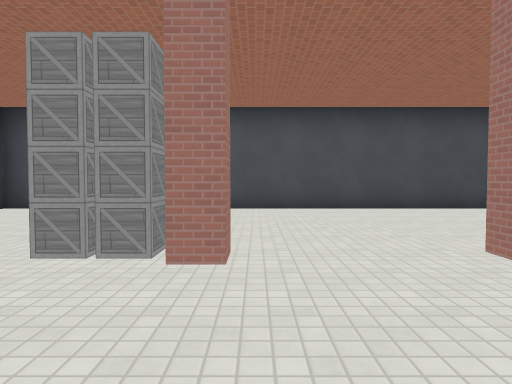
view 1 (above)

17 first-person views from a walk through a Godot game level. The camera is 1.4 m above the floor, tilts 2° down and sees 75° across. The floor is counted in squares, 2 m on a side. Each view is taken from the middle of a square. On the plan, view 1 faces up. The plan holds only what a view shows up to about 10 squares ahead; the rest is blank. The place goes on beyond the plan. Surface patterns are stand-ins for the level's own textures.

view 2
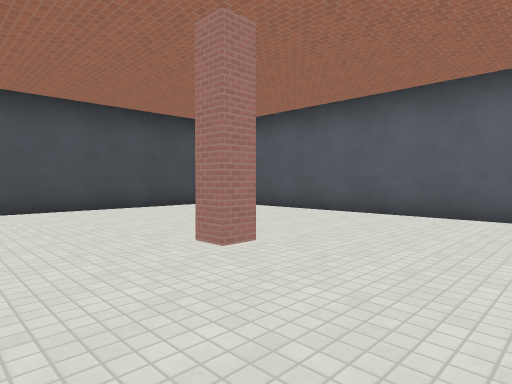

view 3
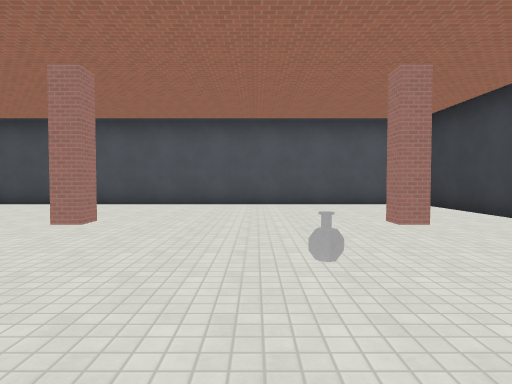

view 4
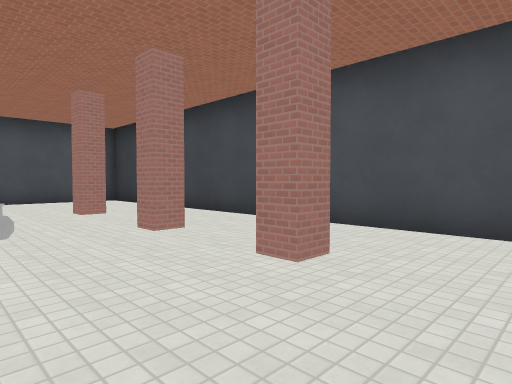

view 5
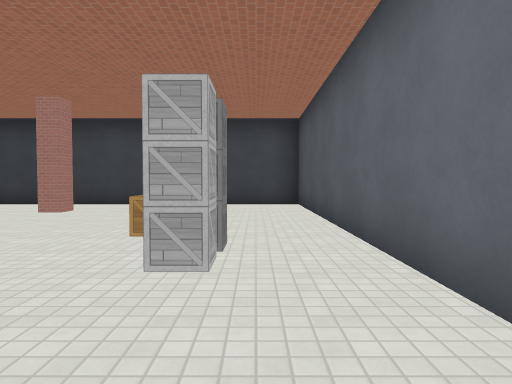

view 6
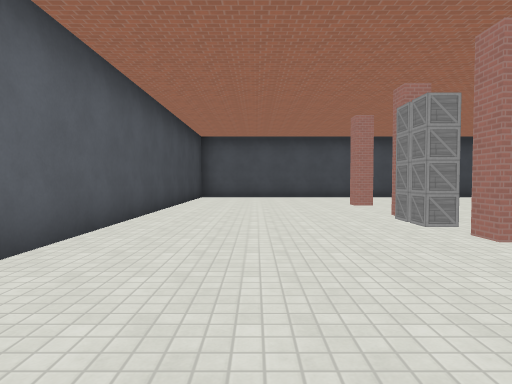

view 7
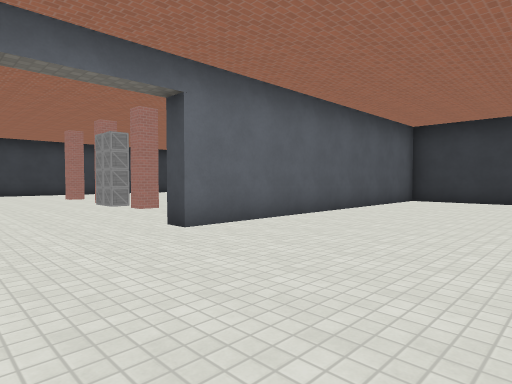

view 8
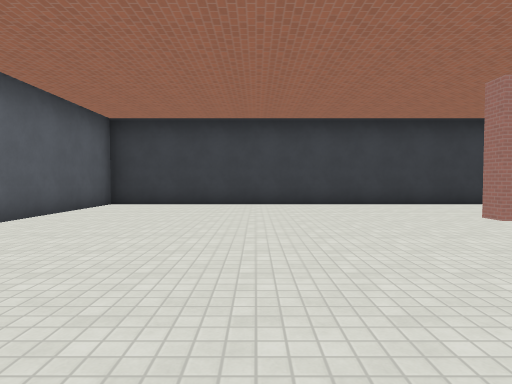

view 9
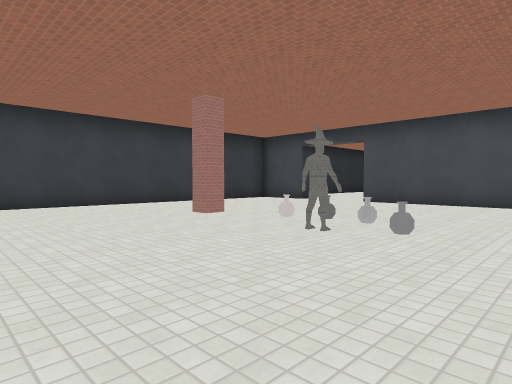

view 10
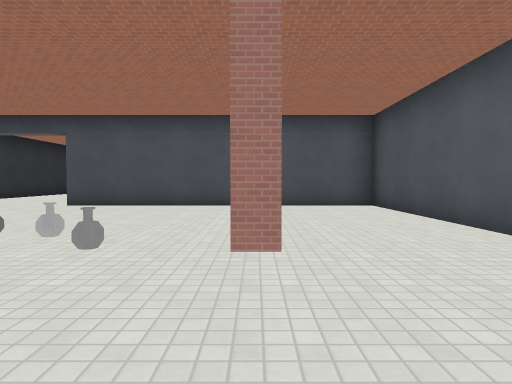

view 11
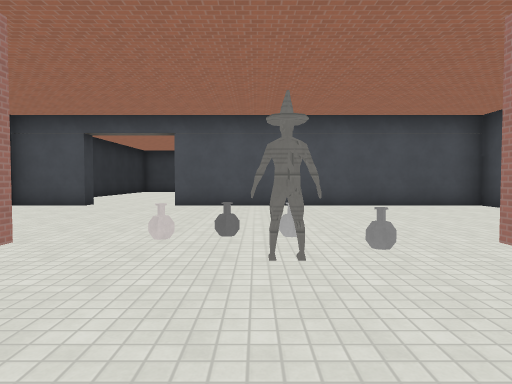

view 12
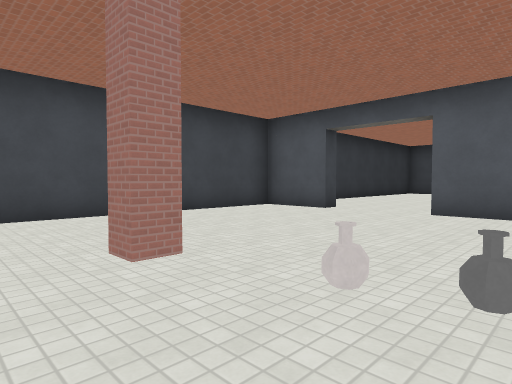

view 13
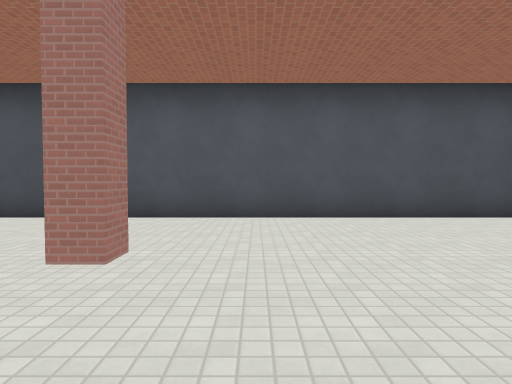

view 14
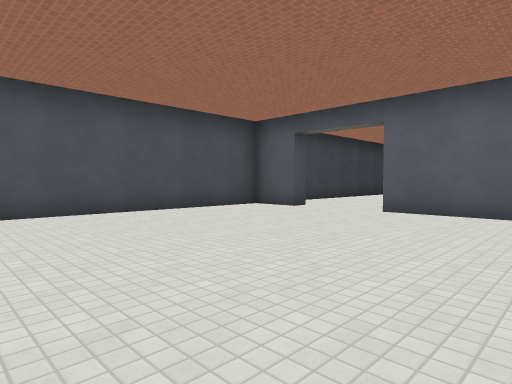

view 15
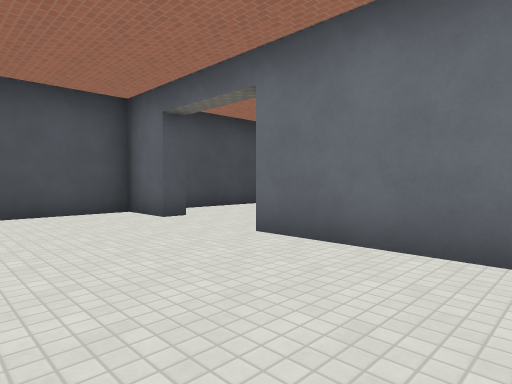

view 16
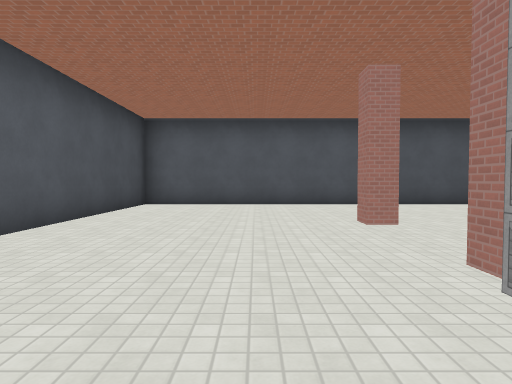

view 17
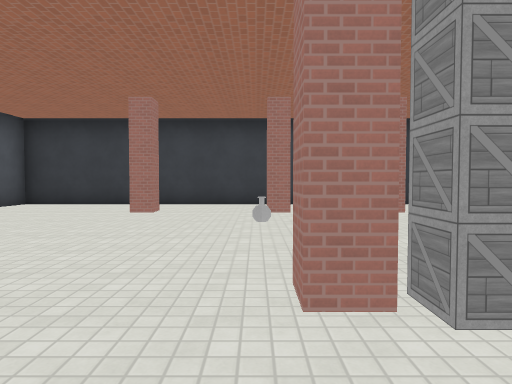

### Floor plan
Points are (right, up) in squares from view 1. A wall is a line through its corners. A room is listed if a view was taken in it or the views show most of it. See-through windows are left out.
Room 1 (views 1, 2, 3, 4, 5, 16, 17)
walls: (2.8, 2.7) (2.3, 2.7) (2.3, 3.2) (2.8, 3.2); (-3.3, 2.8) (-3.3, 3.2) (-2.8, 3.2); (2.3, -2.9) (2.3, -2.3) (2.8, -2.3); (-3.3, -2.9) (-3.3, -2.3) (-2.8, -2.3); (-6.3, 3.5) (-6.3, -4.8) (6.8, -4.8) (6.8, 8.2) (-6.2, 8.2); (-6.7, 4.2) (-6.2, 4.2)
ways out: opening at (-6, 5.5) to room 2
objects: box (-4, 1); box (-4, 2); box (-2, 3); box (-1, 3); flask (0, -1)
Room 2 (views 6, 7, 8, 9, 10, 11, 12, 13, 14, 15)
walls: (-14.8, 2.7) (-14.9, 2.3) (-15, 2); (-14.9, 2.6) (-15, 1.9); (-14.9, 2.6) (-14.9, 1.8); (-15, 2.6) (-14.8, 2); (-15.9, -0.7) (-15.3, -0.7) (-15.3, -1.2); (-15.3, 5.2) (-15.3, 4.8) (-15.8, 4.8); (-21.8, -2.7) (-21.3, -2.7) (-21.3, -4.8) (-6.7, -4.8) (-6.7, 4.2); (-6.2, 6.7) (-6.7, 6.7) (-6.7, 8.2) (-21.3, 8.2) (-21.3, -0.2)
ways out: opening at (-6, 5.5) to room 1; opening at (-21, -1.5)
objects: flask (-16, 1); flask (-16, 2); flask (-15, 3)

Positions as (right, up) in squares from view 1, and headings:
1: (0, 0), facing up
2: (0, 0), facing up-right
3: (-3, 0), facing right
4: (-5, 0), facing down-right
5: (-5, 5), facing down
6: (-7, 6), facing right
7: (-11, 7), facing down-right
8: (-11, 5), facing down
9: (-11, 5), facing down-left
10: (-12, 5), facing left
11: (-12, 2), facing left
12: (-14, 2), facing down-left
13: (-14, 2), facing up
14: (-14, 1), facing up-right
15: (-10, 1), facing up-right
16: (-3, 5), facing right
17: (0, 5), facing down
